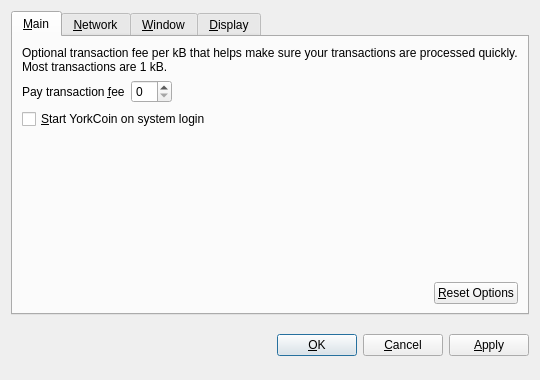
<?xml version="1.0" encoding="UTF-8"?>
<ui version="4.0">
 <class>OptionsDialog</class>
 <widget class="QDialog" name="OptionsDialog">
  <property name="geometry">
   <rect>
    <x>0</x>
    <y>0</y>
    <width>540</width>
    <height>380</height>
   </rect>
  </property>
  <property name="windowTitle">
   <string>Options</string>
  </property>
  <property name="modal">
   <bool>true</bool>
  </property>
  <layout class="QVBoxLayout" name="verticalLayout">
   <item>
    <widget class="QTabWidget" name="tabWidget">
     <property name="tabPosition">
      <enum>QTabWidget::North</enum>
     </property>
     <property name="currentIndex">
      <number>0</number>
     </property>
     <widget class="QWidget" name="tabMain">
      <attribute name="title">
       <string>&amp;Main</string>
      </attribute>
      <layout class="QVBoxLayout" name="verticalLayout_Main">
       <item>
        <widget class="QLabel" name="transactionFeeInfoLabel">
         <property name="text">
          <string>Optional transaction fee per kB that helps make sure your transactions are processed quickly. Most transactions are 1 kB.</string>
         </property>
         <property name="textFormat">
          <enum>Qt::PlainText</enum>
         </property>
         <property name="wordWrap">
          <bool>true</bool>
         </property>
        </widget>
       </item>
       <item>
        <layout class="QHBoxLayout" name="horizontalLayout_1_Main">
         <item>
          <widget class="QLabel" name="transactionFeeLabel">
           <property name="text">
            <string>Pay transaction &amp;fee</string>
           </property>
           <property name="textFormat">
            <enum>Qt::PlainText</enum>
           </property>
           <property name="buddy">
            <cstring>transactionFee</cstring>
           </property>
          </widget>
         </item>
         <item>
          <widget class="BitcoinAmountField" name="transactionFee"/>
         </item>
         <item>
          <spacer name="horizontalSpacer_1_Main">
           <property name="orientation">
            <enum>Qt::Horizontal</enum>
           </property>
           <property name="sizeHint" stdset="0">
            <size>
             <width>40</width>
             <height>20</height>
            </size>
           </property>
          </spacer>
         </item>
        </layout>
       </item>
       <item>
        <widget class="QCheckBox" name="bitcoinAtStartup">
         <property name="toolTip">
          <string>Automatically start YorkCoin after logging in to the system.</string>
         </property>
         <property name="text">
          <string>&amp;Start YorkCoin on system login</string>
         </property>
        </widget>
       </item>
       <item>
        <spacer name="verticalSpacer_Main">
         <property name="orientation">
          <enum>Qt::Vertical</enum>
         </property>
         <property name="sizeHint" stdset="0">
          <size>
           <width>20</width>
           <height>40</height>
          </size>
         </property>
        </spacer>
       </item>
       <item>
        <layout class="QHBoxLayout" name="horizontalLayout_2_Main">
         <item>
          <spacer name="horizontalSpacer_2_Main">
           <property name="orientation">
            <enum>Qt::Horizontal</enum>
           </property>
           <property name="sizeHint" stdset="0">
            <size>
             <width>40</width>
             <height>20</height>
            </size>
           </property>
          </spacer>
         </item>
         <item>
          <widget class="QPushButton" name="resetButton">
           <property name="toolTip">
            <string>Reset all client options to default.</string>
           </property>
           <property name="text">
            <string>&amp;Reset Options</string>
           </property>
           <property name="autoDefault">
            <bool>false</bool>
           </property>
          </widget>
         </item>
        </layout>
       </item>
      </layout>
     </widget>
     <widget class="QWidget" name="tabNetwork">
      <attribute name="title">
       <string>&amp;Network</string>
      </attribute>
      <layout class="QVBoxLayout" name="verticalLayout_Network">
       <item>
        <widget class="QCheckBox" name="mapPortUpnp">
         <property name="toolTip">
          <string>Automatically open the YorkCoin client port on the router. This only works when your router supports UPnP and it is enabled.</string>
         </property>
         <property name="text">
          <string>Map port using &amp;UPnP</string>
         </property>
        </widget>
       </item>
       <item>
        <widget class="QCheckBox" name="connectSocks">
         <property name="toolTip">
          <string>Connect to the YorkCoin network through a SOCKS proxy (e.g. when connecting through Tor).</string>
         </property>
         <property name="text">
          <string>&amp;Connect through SOCKS proxy:</string>
         </property>
        </widget>
       </item>
       <item>
        <layout class="QHBoxLayout" name="horizontalLayout_Network">
         <item>
          <widget class="QLabel" name="proxyIpLabel">
           <property name="text">
            <string>Proxy &amp;IP:</string>
           </property>
           <property name="textFormat">
            <enum>Qt::PlainText</enum>
           </property>
           <property name="buddy">
            <cstring>proxyIp</cstring>
           </property>
          </widget>
         </item>
         <item>
          <widget class="QValidatedLineEdit" name="proxyIp">
           <property name="maximumSize">
            <size>
             <width>140</width>
             <height>16777215</height>
            </size>
           </property>
           <property name="toolTip">
            <string>IP address of the proxy (e.g. 127.0.0.1)</string>
           </property>
          </widget>
         </item>
         <item>
          <widget class="QLabel" name="proxyPortLabel">
           <property name="text">
            <string>&amp;Port:</string>
           </property>
           <property name="textFormat">
            <enum>Qt::PlainText</enum>
           </property>
           <property name="buddy">
            <cstring>proxyPort</cstring>
           </property>
          </widget>
         </item>
         <item>
          <widget class="QLineEdit" name="proxyPort">
           <property name="maximumSize">
            <size>
             <width>55</width>
             <height>16777215</height>
            </size>
           </property>
           <property name="toolTip">
            <string>Port of the proxy (e.g. 9050)</string>
           </property>
          </widget>
         </item>
         <item>
          <widget class="QLabel" name="socksVersionLabel">
           <property name="text">
            <string>SOCKS &amp;Version:</string>
           </property>
           <property name="textFormat">
            <enum>Qt::PlainText</enum>
           </property>
           <property name="buddy">
            <cstring>socksVersion</cstring>
           </property>
          </widget>
         </item>
         <item>
          <widget class="QValueComboBox" name="socksVersion">
           <property name="toolTip">
            <string>SOCKS version of the proxy (e.g. 5)</string>
           </property>
          </widget>
         </item>
         <item>
          <spacer name="horizontalSpacer_Network">
           <property name="orientation">
            <enum>Qt::Horizontal</enum>
           </property>
           <property name="sizeHint" stdset="0">
            <size>
             <width>40</width>
             <height>20</height>
            </size>
           </property>
          </spacer>
         </item>
        </layout>
       </item>
       <item>
        <spacer name="verticalSpacer_Network">
         <property name="orientation">
          <enum>Qt::Vertical</enum>
         </property>
         <property name="sizeHint" stdset="0">
          <size>
           <width>20</width>
           <height>40</height>
          </size>
         </property>
        </spacer>
       </item>
      </layout>
     </widget>
     <widget class="QWidget" name="tabWindow">
      <attribute name="title">
       <string>&amp;Window</string>
      </attribute>
      <layout class="QVBoxLayout" name="verticalLayout_Window">
       <item>
        <widget class="QCheckBox" name="minimizeToTray">
         <property name="toolTip">
          <string>Show only a tray icon after minimizing the window.</string>
         </property>
         <property name="text">
          <string>&amp;Minimize to the tray instead of the taskbar</string>
         </property>
        </widget>
       </item>
       <item>
        <widget class="QCheckBox" name="minimizeOnClose">
         <property name="toolTip">
          <string>Minimize instead of exit the application when the window is closed. When this option is enabled, the application will be closed only after selecting Quit in the menu.</string>
         </property>
         <property name="text">
          <string>M&amp;inimize on close</string>
         </property>
        </widget>
       </item>
       <item>
        <spacer name="verticalSpacer_Window">
         <property name="orientation">
          <enum>Qt::Vertical</enum>
         </property>
         <property name="sizeHint" stdset="0">
          <size>
           <width>20</width>
           <height>40</height>
          </size>
         </property>
        </spacer>
       </item>
      </layout>
     </widget>
     <widget class="QWidget" name="tabDisplay">
      <attribute name="title">
       <string>&amp;Display</string>
      </attribute>
      <layout class="QVBoxLayout" name="verticalLayout_Display">
       <item>
        <layout class="QHBoxLayout" name="horizontalLayout_1_Display">
         <item>
          <widget class="QLabel" name="langLabel">
           <property name="text">
            <string>User Interface &amp;language:</string>
           </property>
           <property name="textFormat">
            <enum>Qt::PlainText</enum>
           </property>
           <property name="buddy">
            <cstring>lang</cstring>
           </property>
          </widget>
         </item>
         <item>
          <widget class="QValueComboBox" name="lang">
           <property name="toolTip">
            <string>The user interface language can be set here. This setting will take effect after restarting YorkCoin.</string>
           </property>
          </widget>
         </item>
        </layout>
       </item>
       <item>
        <layout class="QHBoxLayout" name="horizontalLayout_2_Display">
         <item>
          <widget class="QLabel" name="unitLabel">
           <property name="text">
            <string>&amp;Unit to show amounts in:</string>
           </property>
           <property name="textFormat">
            <enum>Qt::PlainText</enum>
           </property>
           <property name="buddy">
            <cstring>unit</cstring>
           </property>
          </widget>
         </item>
         <item>
          <widget class="QValueComboBox" name="unit">
           <property name="toolTip">
            <string>Choose the default subdivision unit to show in the interface and when sending coins.</string>
           </property>
          </widget>
         </item>
        </layout>
       </item>
       <item>
        <widget class="QCheckBox" name="displayAddresses">
         <property name="toolTip">
          <string>Whether to show YorkCoin addresses in the transaction list or not.</string>
         </property>
         <property name="text">
          <string>&amp;Display addresses in transaction list</string>
         </property>
        </widget>
       </item>
       <item>
        <widget class="QCheckBox" name="coinControlFeatures">
         <property name="toolTip">
          <string>Whether to show coin control features or not.</string>
         </property>
         <property name="text">
          <string>Display coin &amp;control features (experts only!)</string>
         </property>
        </widget>
       </item>
       <item>
        <spacer name="verticalSpacer_Display">
         <property name="orientation">
          <enum>Qt::Vertical</enum>
         </property>
         <property name="sizeHint" stdset="0">
          <size>
           <width>20</width>
           <height>40</height>
          </size>
         </property>
        </spacer>
       </item>
      </layout>
     </widget>
    </widget>
   </item>
   <item>
    <layout class="QHBoxLayout" name="horizontalLayout_Buttons">
     <item>
      <spacer name="horizontalSpacer_1">
       <property name="orientation">
        <enum>Qt::Horizontal</enum>
       </property>
       <property name="sizeHint" stdset="0">
        <size>
         <width>40</width>
         <height>48</height>
        </size>
       </property>
      </spacer>
     </item>
     <item>
      <widget class="QLabel" name="statusLabel">
       <property name="font">
        <font>
         <weight>75</weight>
         <bold>true</bold>
        </font>
       </property>
       <property name="text">
        <string/>
       </property>
       <property name="textFormat">
        <enum>Qt::PlainText</enum>
       </property>
       <property name="wordWrap">
        <bool>true</bool>
       </property>
      </widget>
     </item>
     <item>
      <spacer name="horizontalSpacer_2">
       <property name="orientation">
        <enum>Qt::Horizontal</enum>
       </property>
       <property name="sizeHint" stdset="0">
        <size>
         <width>40</width>
         <height>48</height>
        </size>
       </property>
      </spacer>
     </item>
     <item>
      <widget class="QPushButton" name="okButton">
       <property name="text">
        <string>&amp;OK</string>
       </property>
      </widget>
     </item>
     <item>
      <widget class="QPushButton" name="cancelButton">
       <property name="text">
        <string>&amp;Cancel</string>
       </property>
       <property name="autoDefault">
        <bool>false</bool>
       </property>
      </widget>
     </item>
     <item>
      <widget class="QPushButton" name="applyButton">
       <property name="text">
        <string>&amp;Apply</string>
       </property>
       <property name="autoDefault">
        <bool>false</bool>
       </property>
      </widget>
     </item>
    </layout>
   </item>
  </layout>
 </widget>
 <customwidgets>
  <customwidget>
   <class>BitcoinAmountField</class>
   <extends>QSpinBox</extends>
   <header>bitcoinamountfield.h</header>
  </customwidget>
  <customwidget>
   <class>QValueComboBox</class>
   <extends>QComboBox</extends>
   <header>qvaluecombobox.h</header>
  </customwidget>
  <customwidget>
   <class>QValidatedLineEdit</class>
   <extends>QLineEdit</extends>
   <header>qvalidatedlineedit.h</header>
  </customwidget>
 </customwidgets>
 <resources/>
 <connections/>
</ui>
